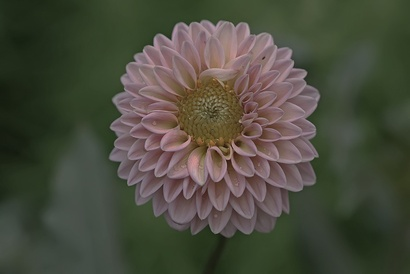
%> input picture images/flower.jpg, 410 x 274 px, shrunk from 1000 x 667 before the run
$ octave k_means_clutering.m   (GNU Octave 9; MATLAB toolbox functions it lacks are replaced by stand-ins)
%> lines starting %> are read from the running program, lines starting %| are printed output that depends on the picture; in (x1, y1, x2, y2) boxes, pixels count from 0 and x2, y2 are one past the last pixel; in counts of white or black regions, pixels touching at a corner belong together; the program's own positions count from 1
% Read in the images
img_flower = imread("images/flower.jpg");
%> img_flower is the input picture: size 274x410x3 uint8; mean R, G, B 73.9, 75.1, 61
img_tiger = imread("images/tiger.jpg");
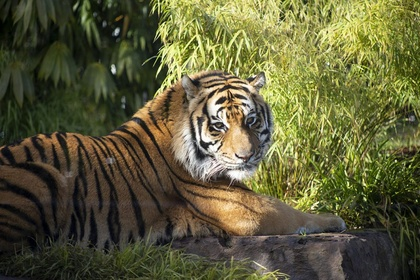
%> input picture images/tiger.jpg, 420 x 280 px, shrunk from 1024 x 683 before the run
%> img_tiger is the input picture: size 280x420x3 uint8; mean R, G, B 93.7, 92.3, 57.9

% Convert the images to grayscale
img_flower_gray = rgb2gray(img_flower);
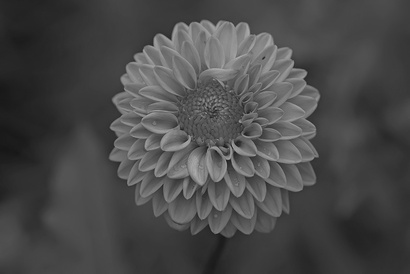
%> img_flower_gray: size 274x410 uint8; min 21, max 174, mean 73.1
img_tiger_gray = rgb2gray(img_tiger);
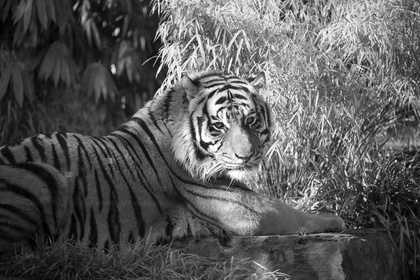
%> img_tiger_gray: size 280x420 uint8; min 0, max 255, mean 88.8

% Define the number of clusters for K-means clustering
K = 2;

% Convert the image to a vector
img_vector = double(img_tiger_gray(:));

% Initialize the cluster centroids
centroids = rand(K, size(img_vector, 2));

% Initialize old_centroids
old_centroids = zeros(size(centroids));

% Set the maximum number of iterations and convergence threshold
max_iter = 100;
tolerance = 1e-5;

for iter = 1:max_iter
    % Assign data points to clusters
    distances = pdist2(img_vector, centroids);
    [~, cluster_labels] = min(distances, [], 2);

    % Update cluster centroids
    for k = 1:K
        centroids(k, :) = mean(img_vector(cluster_labels == k, :), 1);
    end

    % Check for convergence
    if norm(centroids - old_centroids) < tolerance
        break
    end

    % Update old centroids
    old_centroids = centroids;
end
%> this loop made 10 passes
%> old_centroids on passes 1 to 9: [88.8; 0], [109.6; 28.84], [132.1; 41.81], [146; 48.24], [154.1; 51.92], [157.6; 53.51], [159.6; 54.44], [161; 55.09], [161.7; 55.4]
%> after the loop, centroids = [161.7; 55.4]

% Assign cluster labels to pixels in the image
clustered_img = reshape(cluster_labels, size(img_tiger_gray));
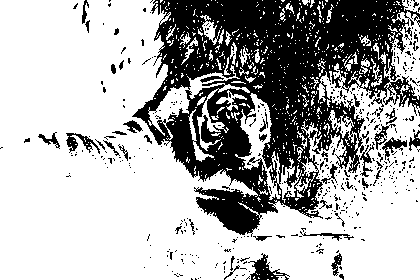
%> clustered_img: size 280x420 double; values 1 (black) and 2 (white), 68.6% white; 473 black regions (428 under 20 px), largest, box (x1, y1, x2, y2) and area: (132, 0, 420, 237) 32372, (248, 253, 290, 280) 418, (66, 133, 100, 154) 269

% Display the original image and the segmented images
figure;
subplot(2,2,1); imshow(img_tiger_gray); title('Original Image');
subplot(2,2,2); imshow(clustered_img, []); title('K-means Clustering');
